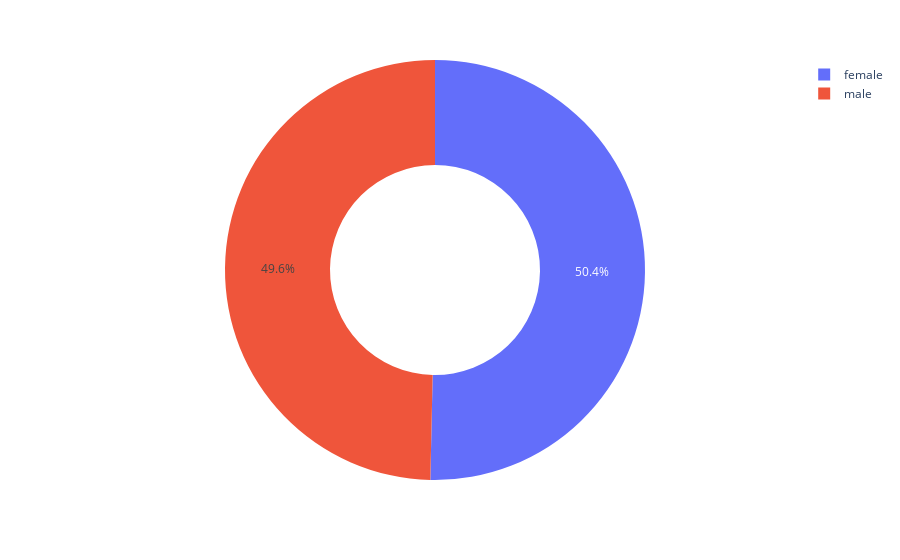

The notebook cell this image was saved under:
### Code cell
genders = df["Gender"].value_counts()

values = genders.values
names = genders.index

fig = px.pie(df, values=values, names=names, hole=0.5)
fig.show()

### Figure 1 — Plotly figure (JSON) as saved in the notebook; plotly's stock layout.template omitted (floating-point values rounded to 4 significant figures)
{"data": [{"domain": {"x": [0, 1], "y": [0, 1]}, "hole": 0.5, "hovertemplate": "label=%{label}<br>value=%{value}<extra></extra>", "labels": ["female", "male"], "legendgroup": "", "name": "", "showlegend": true, "type": "pie", "values": [7553, 7447]}], "layout": {"legend": {"tracegroupgap": 0}, "margin": {"t": 60}}}
